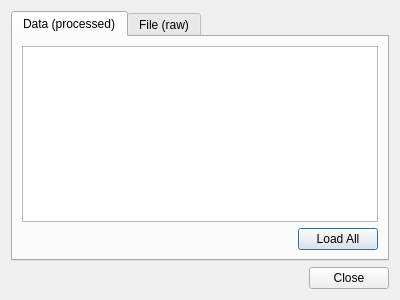
<?xml version="1.0" encoding="UTF-8"?>
<ui version="4.0">
 <class>ViewFileDialog</class>
 <widget class="QDialog" name="ViewFileDialog">
  <property name="geometry">
   <rect>
    <x>0</x>
    <y>0</y>
    <width>400</width>
    <height>300</height>
   </rect>
  </property>
  <layout class="QVBoxLayout" name="verticalLayout">
   <item>
    <widget class="QTabWidget" name="tabWidget">
     <property name="currentIndex">
      <number>0</number>
     </property>
     <widget class="QWidget" name="tab_data">
      <property name="whatsThis">
       <string>A table of the first [20, 20] of data values read from the file.
Click Load All to show the whole array.</string>
      </property>
      <attribute name="title">
       <string>Data (processed)</string>
      </attribute>
      <layout class="QGridLayout" name="gridLayout_2">
       <item row="1" column="1">
        <widget class="QPushButton" name="data_load_all">
         <property name="text">
          <string>Load All</string>
         </property>
        </widget>
       </item>
       <item row="0" column="0" colspan="2">
        <widget class="QTableWidget" name="data_table">
         <property name="editTriggers">
          <set>QAbstractItemView::NoEditTriggers</set>
         </property>
         <property name="selectionMode">
          <enum>QAbstractItemView::NoSelection</enum>
         </property>
        </widget>
       </item>
       <item row="1" column="0">
        <spacer name="horizontalSpacer">
         <property name="orientation">
          <enum>Qt::Horizontal</enum>
         </property>
         <property name="sizeHint" stdset="0">
          <size>
           <width>40</width>
           <height>20</height>
          </size>
         </property>
        </spacer>
       </item>
      </layout>
     </widget>
     <widget class="QWidget" name="tab_raw">
      <property name="whatsThis">
       <string>The first 20 lines of the file. Click Load All to load the whole file, though this may be slow if the file is large.</string>
      </property>
      <attribute name="title">
       <string>File (raw)</string>
      </attribute>
      <layout class="QGridLayout" name="gridLayout">
       <item row="1" column="1">
        <widget class="QPushButton" name="raw_load_all">
         <property name="text">
          <string>Load All</string>
         </property>
        </widget>
       </item>
       <item row="0" column="0" colspan="2">
        <widget class="QPlainTextEdit" name="raw_text">
         <property name="undoRedoEnabled">
          <bool>false</bool>
         </property>
         <property name="lineWrapMode">
          <enum>QPlainTextEdit::NoWrap</enum>
         </property>
         <property name="textInteractionFlags">
          <set>Qt::NoTextInteraction</set>
         </property>
         <property name="placeholderText">
          <string>Loading...</string>
         </property>
        </widget>
       </item>
       <item row="1" column="0">
        <spacer name="horizontalSpacer_2">
         <property name="orientation">
          <enum>Qt::Horizontal</enum>
         </property>
         <property name="sizeHint" stdset="0">
          <size>
           <width>40</width>
           <height>20</height>
          </size>
         </property>
        </spacer>
       </item>
      </layout>
     </widget>
    </widget>
   </item>
   <item>
    <widget class="QDialogButtonBox" name="buttonBox">
     <property name="standardButtons">
      <set>QDialogButtonBox::Close</set>
     </property>
    </widget>
   </item>
  </layout>
 </widget>
 <resources/>
 <connections>
  <connection>
   <sender>buttonBox</sender>
   <signal>rejected()</signal>
   <receiver>ViewFileDialog</receiver>
   <slot>reject()</slot>
   <hints>
    <hint type="sourcelabel">
     <x>295</x>
     <y>288</y>
    </hint>
    <hint type="destinationlabel">
     <x>286</x>
     <y>274</y>
    </hint>
   </hints>
  </connection>
 </connections>
</ui>
